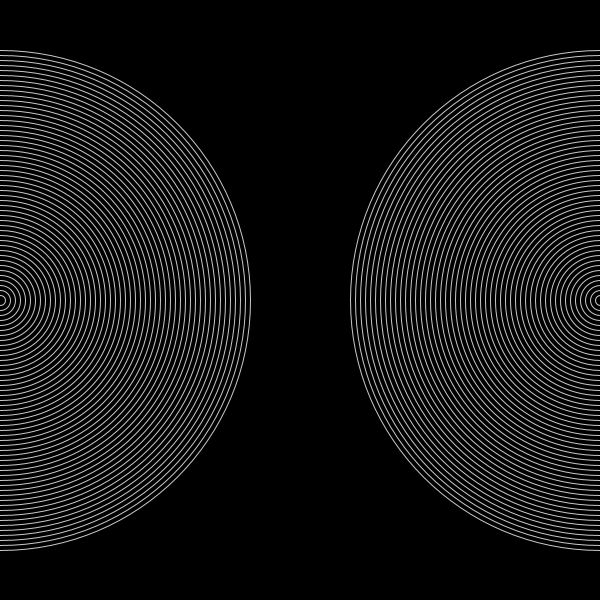
Frame 1 (no input)
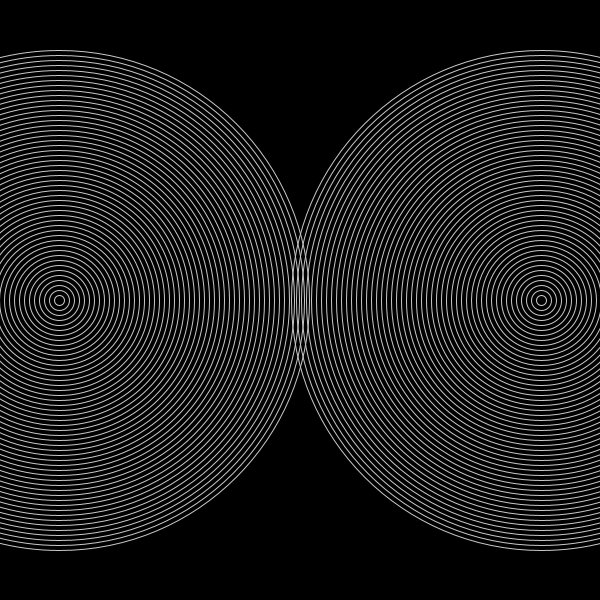
Frame 60 (the mouse pressed at the canvas centre just before this capture)
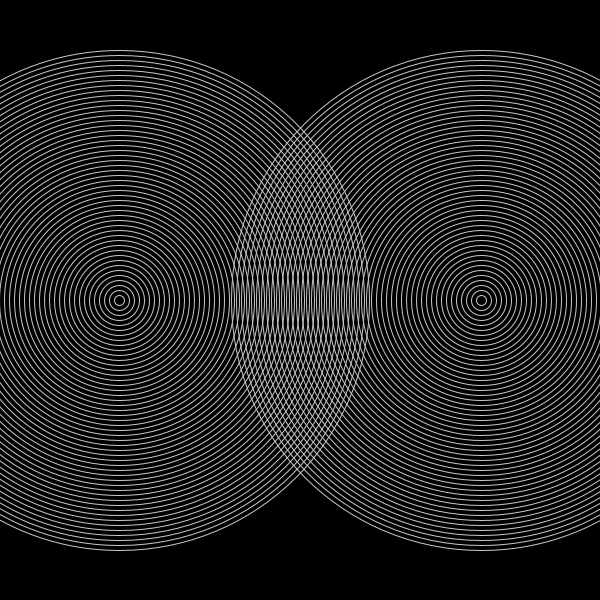
Frame 120 (the mouse held since frame 60 and released just before this capture)

The Processing sketch that drew these frames (run headless with seeded random() and noise(); from frame 60 on, the mouse is pressed at the canvas centre):

// Processing sketch: processing_180402
// ── processing_180402.pde

float offset = 0;

void setup() {
  size(600, 600);
  stroke(200);
  noFill();
  background(0);
}
 
void draw()
{ 
     background(0);
     
     if(offset >= width)
     {
       offset = 0;
     }
     
     stroke(200);
     PVector circle1 = new PVector(0+offset, height/2);
     PVector circle2 = new PVector(width-offset, height/2);
     drawCircle(circle1, 500);
     drawCircle(circle2, 500);
     offset+= 1;
     

}

void drawCircle(PVector pos, float x)
{
  
  if (x>1){
     ellipse(pos.x,pos.y,x,x);
     drawCircle(pos, x-10);
  }
  
}
